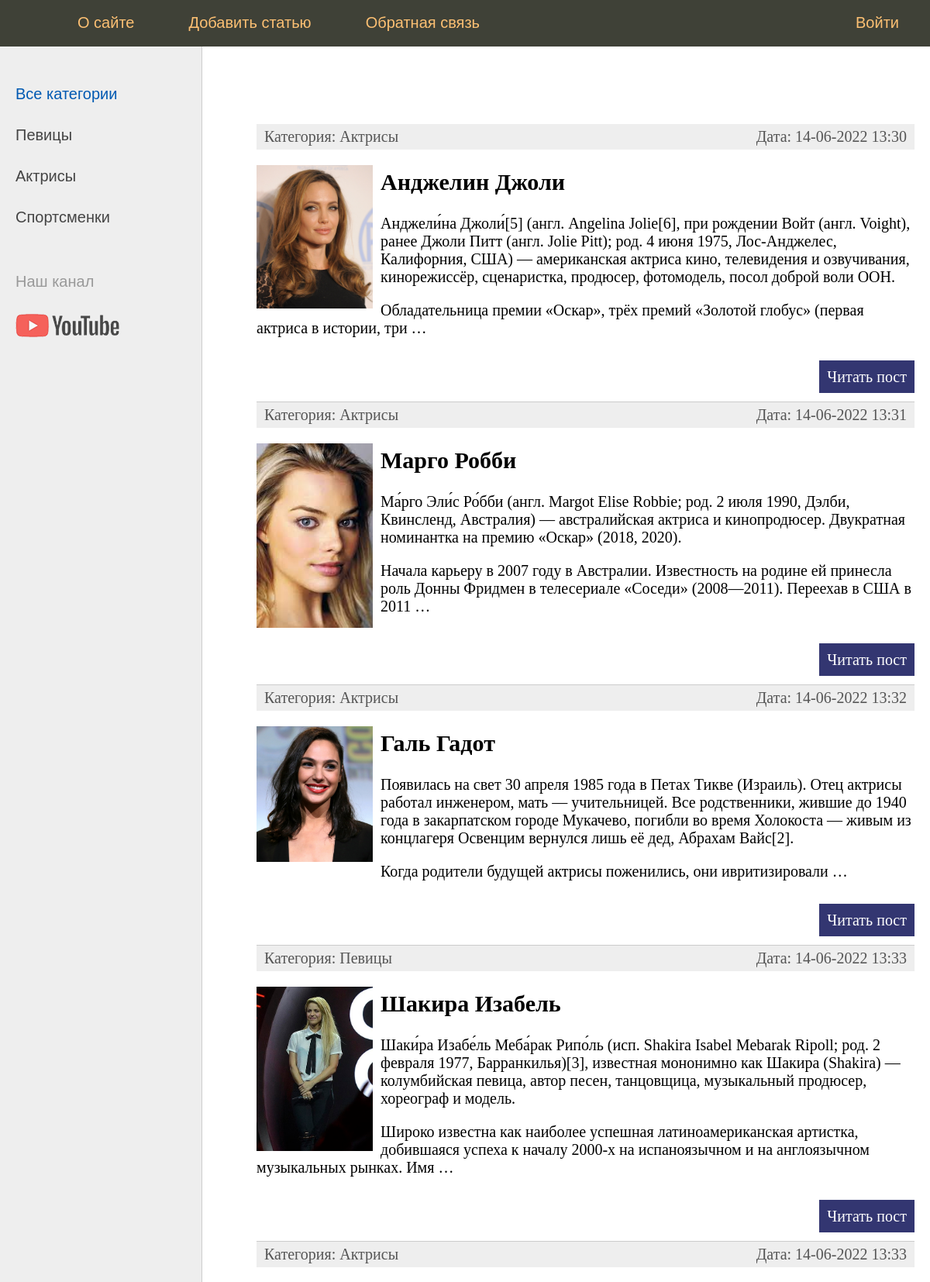
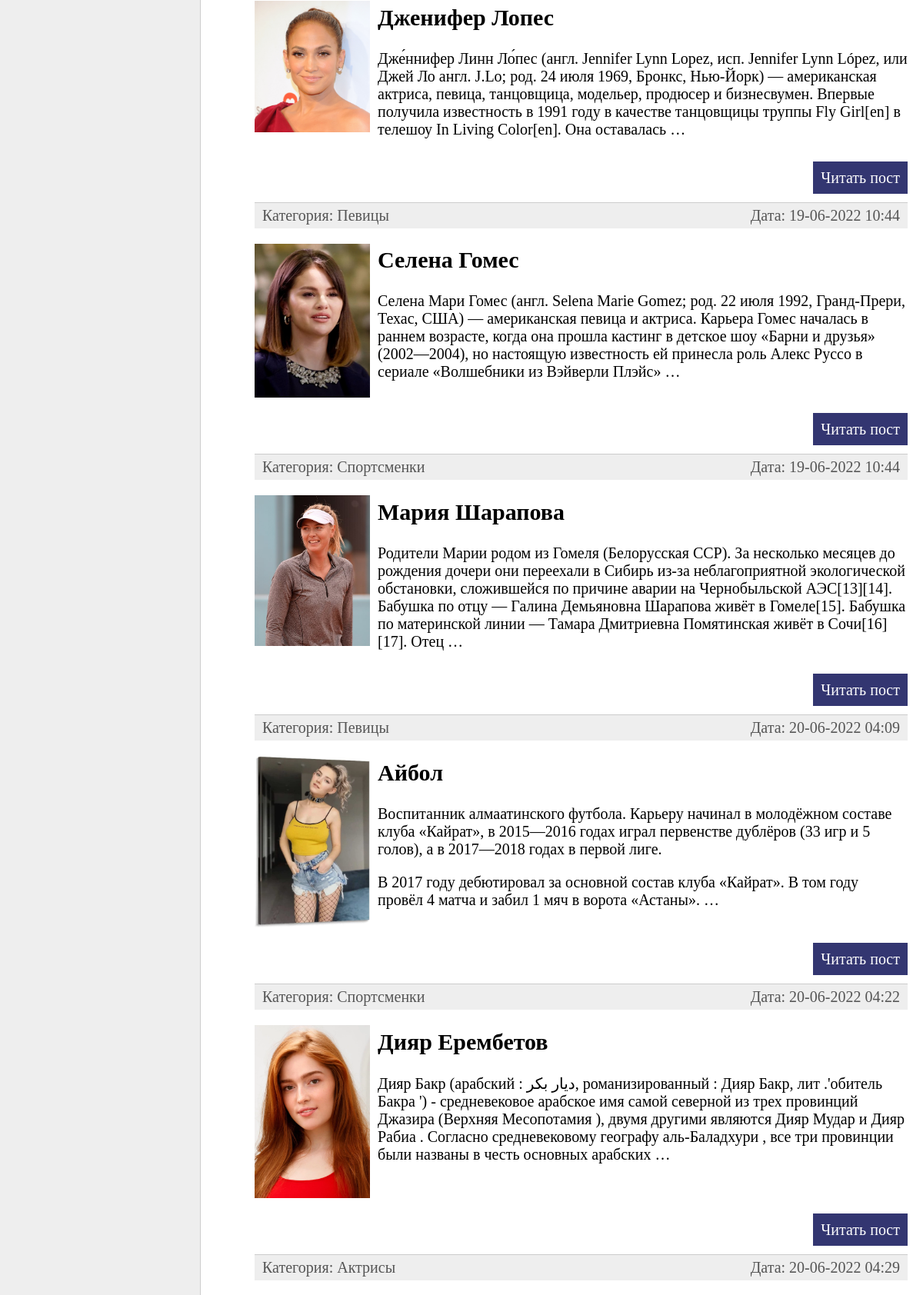
The page / (upper part) on the database its author committed (2 pictures, top to bottom).
### woman/models.py (models this page shows, shortened)
class Category(models.Model):
    name = models.CharField(max_length=100, db_index=True, verbose_name="Категория")  # Название категории
    slug = models.SlugField(max_length=255, db_index=True, unique=True, verbose_name='URL')
    def get_absolute_url(self):
        return reverse('category', kwargs={'cat_id': self.pk})
    class Meta:
        verbose_name = 'Категории Женщин'
        verbose_name_plural = 'Категории Женщин'
        ordering = ['id']
    def __str__(self): # магический метод который возваршает имя катигорий
        return self.name

class Woman(models.Model):  # Здесь мы не указали id так как в этом модуле он идет автоматический
    title = models.CharField(max_length=255 , verbose_name='Загаловок')  # CharField определяет текстовое поле
    slug = models.SlugField(max_length=255, unique=True, db_index=True,verbose_name="URL") # Чтобы отображать наши URL адресс в виде slug
    content = models.TextField(blank=True, verbose_name='Контент')  # TextField для определения текстового поля
    photo = models.ImageField(upload_to="photos/%Y/%m/%d/", verbose_name='Фото')
    time_create = models.DateTimeField(auto_now_add=True, verbose_name='Время создания')  # auto_now_add туда записывается дату первый раз загрузки
    time_update = models.DateTimeField(
        auto_now=True , verbose_name='Время изменения')  # auto_now дата каждый раз перезаписывается когда мы редактируем пост
    is_published = models.BooleanField(default=True, verbose_name='Публикация')
    cat = models.ForeignKey('Category', on_delete=models.PROTECT, verbose_name='Категория') # внешний ключ который мы определили ниже классом
    def get_absolute_url(self):  # self - это ссылка класса Woman поэтому мы можем вызывать этот атрибут
        return reverse('post', kwargs={'post_slug': self.slug})
    class Meta:
        verbose_name = 'Знаменитые Женщины'
        verbose_name_plural = 'Знаменитые Женщины'
        ordering = ['time_create','title']

### woman/views.py (the view)
# urls.py: path('', index, name='home'),
def index(request):
    posts = Woman.objects.all()
    context = {
        'posts': posts,
        'title': 'Main page',
        'cat_selected': 0,  # 0 - чтобы на главной стр отображались все записи
    }
    return render(request, 'woman/index.html', context=context)

### woman/templatetags/woman_tags.py (called while the page is built)
@register.simple_tag(name='getcats')  # мы должны эту функцию сделать простим тегом для этог прописывакм этот декоратор
def get_categories():  # пропишим функцию для работы простого тега
    return Category.objects.all()

@register.inclusion_tag('woman/list_categories.html')  # создаем включаюший тег
def show_categories(sort=None, cat_selected=0):
    if not sort:
        cats = Category.objects.all()
    else:
        cats = Category.objects.order_by(sort)
    return {"cats": cats, "cat_selected": cat_selected}

@register.inclusion_tag('woman/Main_menu.html')  # здесь мы переопределили наше меню
def show_menu():
    menu = [
        {'title': "О сайте", 'url_name': 'about_us'},
        {'title': "Добавить статью", 'url_name': 'add_content'},
        {'title': "Обратная связь", 'url_name': 'contact'},
        {'title': "Войти", 'url_name': 'sign_in'},
    ]
    return {'menu': menu}

### woman/templates/woman/index.html (shortened to what this page needs)
{% extends 'woman/Base_html.html' %}
{% block content %}
<ul class="list-articles">
	{% for p in posts %}
			<li><div class="article-panel">
	<p class="first">Категория: {{p.cat}}</p>
	<p class="last">Дата: {{p.time_update|date:"d-m-Y H:i"}}</p>
</div>
{% if p.photo %}
	<p><img class="img-article-left thumb" src="{{p.photo.url}}"></p>
{% endif %}
				<h2>{{p.title}}</h2>
	{% autoescape on %}
	{{p.content|linebreaks|truncatewords:50}}
	{% endautoescape %}
			<p class="link-read-post"><a href="{{ p.get_absolute_url }}">Читать пост</a></p>
			</li>
	{% endfor %}
</ul>
{% endblock %}

### woman/templates/woman/Base_html.html (shortened to what this page needs)
{% load static %}
{% load woman_tags %}
<!DOCTYPE html>
<html>
<head>
	<link type="text/css" href="{% static 'woman/css/style.css' %}" rel="stylesheet" />
</head>
<body>
<table class="table-page" border=0 cellpadding="0" cellspacing="0">
<tr><td valign=top>
{% block mainmenu %}
		<div class="header">
			<ul id="mainmenu" class="mainmenu">
				<li class="logo"><a href="{% url 'home' %}"><div class="logo"></div></a></li>
				{% show_menu %}
			</ul>
		</div>
{% endblock mainmenu %}
<table class="table-content" border=0 cellpadding="0" cellspacing="0">
<tr>
	<td valign	="top" class="left-chapters">
		{% getcats as categories %}
	<ul id="leftchapters">
		{% if cat_selected == 0 %}
			<li class = 'selected'>Все категории </li>
		{% else %}
			<li ><a href = "{% url 'home' %}">Все категории</a></li>
		{% endif %}
		{% show_categories cat_selected=cat_selected %}
		<li class="share">
			<p>Наш канал</p>
			<a class="share-yt" href="https://www.youtube.com/" target="_blank" rel="nofollow"></a>
		</li>
	</ul>
</td>
<td valign="top" class="content">
	<div class="content-text">
{% block content %}
{% endblock %}
	</div>
</td></tr></table>
</td></tr>
</table>
</body>
</html>

### woman/templates/woman/Main_menu.html
{% for m in menu %}
	{% if not forloop.last %}
			<li><a href="{% url m.url_name %}">{{m.title}}</a></li>
	{% else %}
			<li class="last"><a href="{% url m.url_name %}">{{m.title}}</a></li>
	{% endif %}
{% endfor %}

### woman/templates/woman/list_categories.html
{% for c in cats %}
    {% if c.pk == cat_selected %}
        <li class = 'selected'>{{c.name}}</li>
    {% else %}
        <li ><a href = '{{c.get_absolute_url}}'>{{c.name}}</a></li>
    {% endif %}
{% endfor %}

### woman/static/woman/css/style.css (style rules this page uses)
html, body { font-family: 'Arial'; margin: 0; padding: 0; height: 100%; width: 100%; color: #444; }
a { color: #0059b2; text-decoration: none; }
img { max-width: 600px; height: auto; }
img.img-article-left { max-width: 300px; height: auto; float: left; padding: 0 10px 10px 0; }
img.img-article-left.thumb { max-width: 150px; height: auto; }
p.link-read-post { text-align: right; }
p.link-read-post a { padding: 10px; min-width: 100px; background: #333671; color: #fff; text-decoration: none; }
div.article-panel { background: #eee; padding: 5px 10px 5px 10px; box-sizing border-box; overflow: hidden; color: #555; }
div.article-panel p.first { margin: 0; float: left; }
div.article-panel p.last { margin: 0; float: right; }
ul.list-articles { list-style: none; margin: 0; padding: 0; }
ul.list-articles li { border-bottom: 1px solid #ccc; }
.table-page { width: 100%; height: 100%; vertical-align: top; }
.table-page tr { height: 100%; }
.header { background: #3F4137; height: 60px; }
.logo { background: url('../imag/logo.png') no-repeat 10px 5px; width: 70px; height: 60px; }
ul.mainmenu { list-style: none; margin: 0; padding: 0; height: 60px; color: #fdc073; font-size: 20px; overflow: hidden; }
ul.mainmenu li { float: left; margin: 18px 40px 0 30px; }
ul.mainmenu li.logo { margin: 0; }
ul.mainmenu li.last { float: right; }
ul.mainmenu li a { color: #fdc073; text-decoration: none; }
.table-content { width: 100%; min-height: 100%; height: 100%; }
.left-chapters { margin: 0; background: #eee; border-right: 1px solid #ccc; min-height: 100%; }
.left-chapters ul { width: 230px; min-height: 100%; margin: 0; padding: 20px 10px 10px 20px; list-style: none; font-size: 20px; }
.left-chapters ul li { margin: 30px 0 0 0; color: #999; }
.left-chapters ul li.selected { color: #0059b2; }
.left-chapters ul li a { color: #444; text-decoration: none; }
.left-chapters ul li.share { margin: 60px 0 0 0; }
.left-chapters ul li.share p { margin: 30px 0 30px 0; }
.left-chapters ul li.share a { display: inline-block; width: 40px; height: 40px; margin: 0 20px 0 0; }
.left-chapters ul li.share a.share-yt { width: 100%; height: 30px; background: url('../imag/share_yt.png') no-repeat 0 0 }
.content { padding: 40px 20px 20px 40px; width: 100%; box-sizing: border-box; }
.content-text { margin: 60px 0 0 30px; color: #000; font-size: 20px; font-family: Yandex Sans Display Light; }

### rows shown on the page
Category: name "Певицы"
Category: name "Актрисы"
Category: name "Спортсменки"
Woman: cat "Актрисы", time_update "14-06-2022 13:30", photo (picture), title "Анджелин Джоли", content "Анджели́на Джоли́[5] (англ. Angelina Jolie[6], при рождении Войт (англ. Voight), ранее Джоли Питт (англ. Jolie Pitt); род. 4 июня 1975, Лос-Анджелес, Калифорния, США) — американская актриса кино, телевидения и озвучивания, кинорежиссёр, сценаристка, продюсер, фотомодель, посол доброй воли ООН. Обладательница премии «Оскар», трёх премий «Золотой глобус» (первая актриса в истории, три …"
Woman: cat "Актрисы", time_update "14-06-2022 13:31", photo (picture), title "Марго Робби", content "Ма́рго Эли́с Ро́бби (англ. Margot Elise Robbie; род. 2 июля 1990, Дэлби, Квинсленд, Австралия) — австралийская актриса и кинопродюсер. Двукратная номинантка на премию «Оскар» (2018, 2020). Начала карьеру в 2007 году в Австралии. Известность на родине ей принесла роль Донны Фридмен в телесериале «Соседи» (2008—2011). Переехав в США в 2011 …"
Woman: cat "Актрисы", time_update "14-06-2022 13:32", photo (picture), title "Галь Гадот", content "Появилась на свет 30 апреля 1985 года в Петах Тикве (Израиль). Отец актрисы работал инженером, мать — учительницей. Все родственники, жившие до 1940 года в закарпатском городе Мукачево, погибли во время Холокоста — живым из концлагеря Освенцим вернулся лишь её дед, Абрахам Вайс[2]. Когда родители будущей актрисы поженились, они ивритизировали …"
Woman: cat "Певицы", time_update "14-06-2022 13:33", photo (picture), title "Шакира Изабель", content "Шаки́ра Изабе́ль Меба́рак Рипо́ль (исп. Shakira Isabel Mebarak Ripoll; род. 2 февраля 1977, Барранкилья)[3], известная мононимно как Шакира (Shakira) — колумбийская певица, автор песен, танцовщица, музыкальный продюсер, хореограф и модель. Широко известна как наиболее успешная латиноамериканская артистка, добившаяся успеха к началу 2000-х на испаноязычном и на англоязычном музыкальных рынках. Имя …"
Woman: cat "Актрисы", time_update "14-06-2022 13:33", photo (picture), title "Дженифер Лопес", content "Дже́ннифер Линн Ло́пес (англ. Jennifer Lynn Lopez, исп. Jennifer Lynn López, или Джей Ло англ. J.Lo; род. 24 июля 1969, Бронкс, Нью-Йорк) — американская актриса, певица, танцовщица, модельер, продюсер и бизнесвумен. Впервые получила известность в 1991 году в качестве танцовщицы труппы Fly Girl[en] в телешоу In Living Color[en]. Она оставалась …"
Woman: cat "Певицы", time_update "19-06-2022 10:44", photo (picture), title "Селена Гомес", content "Селена Мари Гомес (англ. Selena Marie Gomez; род. 22 июля 1992, Гранд-Прери, Техас, США) — американская певица и актриса. Карьера Гомес началась в раннем возрасте, когда она прошла кастинг в детское шоу «Барни и друзья» (2002—2004), но настоящую известность ей принесла роль Алекс Руссо в сериале «Волшебники из Вэйверли Плэйс» …"
Woman: cat "Спортсменки", time_update "19-06-2022 10:44", photo (picture), title "Мария Шарапова", content "Родители Марии родом из Гомеля (Белорусская ССР). За несколько месяцев до рождения дочери они переехали в Сибирь из-за неблагоприятной экологической обстановки, сложившейся по причине аварии на Чернобыльской АЭС[13][14]. Бабушка по отцу — Галина Демьяновна Шарапова живёт в Гомеле[15]. Бабушка по материнской линии — Тамара Дмитриевна Помятинская живёт в Сочи[16][17]. Отец …"
Woman: cat "Певицы", time_update "20-06-2022 04:09", photo (picture), title "Айбол", content "Воспитанник алмаатинского футбола. Карьеру начинал в молодёжном составе клуба «Кайрат», в 2015—2016 годах играл первенстве дублёров (33 игр и 5 голов), а в 2017—2018 годах в первой лиге. В 2017 году дебютировал за основной состав клуба «Кайрат». В том году провёл 4 матча и забил 1 мяч в ворота «Астаны». …"
Woman: cat "Спортсменки", time_update "20-06-2022 04:22", photo (picture), title "Дияр Ерембетов", content "Дияр Бакр (арабский : ديار بكر, романизированный : Дияр Бакр, лит .'обитель Бакра ') - средневековое арабское имя самой северной из трех провинций Джазира (Верхняя Месопотамия ), двумя другими являются Дияр Мудар и Дияр Рабиа . Согласно средневековому географу аль-Баладхури , все три провинции были названы в честь основных арабских …"
Woman: cat "Актрисы", time_update "20-06-2022 04:29"

### other values the page prints
{{ m.title }} "О сайте" "Добавить статью" "Обратная связь"
{{ m.title }} "Войти"
